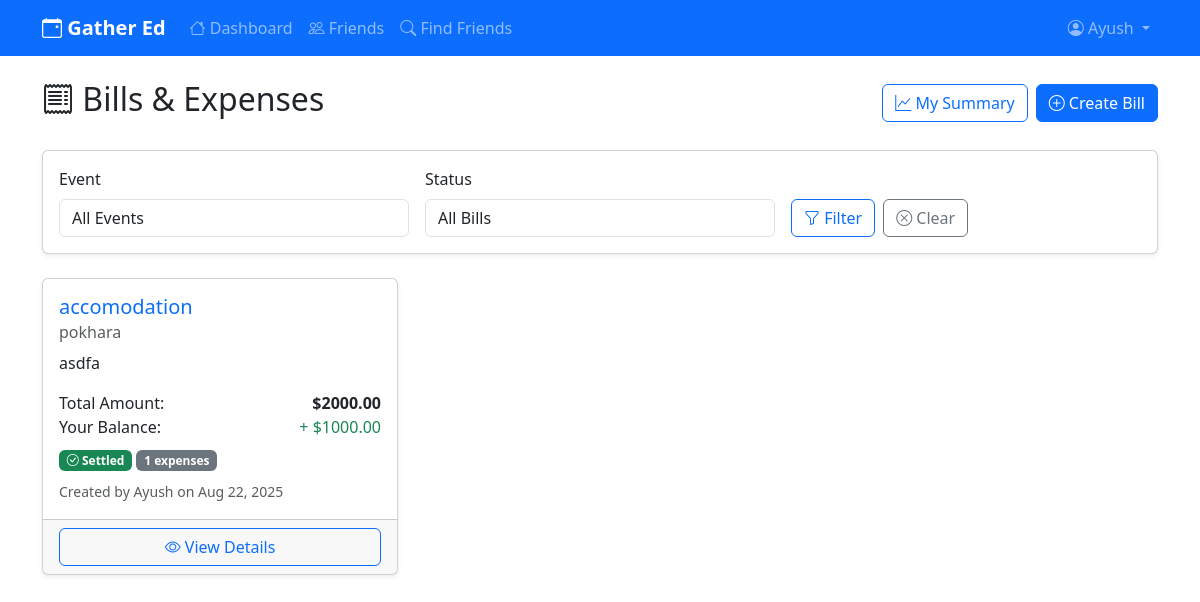
The app's page /bills/ (signed in) with its own data.
### bills/models.py (models this page shows, shortened)
class Bill(models.Model):
    event = models.ForeignKey(Event, on_delete=models.CASCADE, related_name='bills')
    title = models.CharField(max_length=200)
    description = models.TextField(blank=True)
    total_amount = models.DecimalField(max_digits=10, decimal_places=2, default=0)
    created_by = models.ForeignKey(User, on_delete=models.CASCADE)
    is_settled = models.BooleanField(default=False)
    created_at = models.DateTimeField(auto_now_add=True)
    updated_at = models.DateTimeField(auto_now=True)
    class Meta:
        ordering = ['-created_at']
    def get_split_calculation(self):
        expenses = self.expenses.all()
        participants = set()
        for expense in expenses:
            participants.add(expense.paid_by)
            participants.update(expense.shared_by.all())
        if not participants:
            return {}
        person_expenses = defaultdict(Decimal)
        person_payments = defaultdict(Decimal)
        for expense in expenses:
            person_payments[expense.paid_by] += expense.amount
            shared_by_count = expense.shared_by.count()
            if shared_by_count > 0:
                amount_per_person = expense.amount / shared_by_count
                for person in expense.shared_by.all():
                    person_expenses[person] += amount_per_person
        balances = {}
        for person in participants:
            balances[person] = person_payments[person] - person_expenses[person]
        settlements = []
        debtors = [(person, -balance) for person, balance in balances.items() if balance < 0]
        creditors = [(person, balance) for person, balance in balances.items() if balance > 0]
        debtors.sort(key=lambda x: x[1], reverse=True)  # Largest debts first
        creditors.sort(key=lambda x: x[1], reverse=True)  # Largest credits first
        i = j = 0
        while i < len(debtors) and j < len(creditors):
            debtor, debt = debtors[i]
            creditor, credit = creditors[j]
            settlement_amount = min(debt, credit)
            if settlement_amount > 0.01:  # Avoid tiny settlements
                settlements.append({
                    'from_user': debtor,
                    'to_user': creditor,
                    'amount': round(settlement_amount, 2)
                })
            debtors[i] = (debtor, debt - settlement_amount)
            creditors[j] = (creditor, credit - settlement_amount)
            if debtors[i][1] <= 0.01:
                i += 1
            if creditors[j][1] <= 0.01:
                j += 1
        return {
            'balances': {person: round(balance, 2) for person, balance in balances.items()},
            'settlements': settlements,
            'total_amount': self.total_amount
        }

### eventpollapp/models.py (models this page shows, shortened)
class Event(models.Model):
    title = models.CharField(max_length=200)
    description = models.TextField()
    creator = models.ForeignKey(User, on_delete=models.CASCADE, related_name='created_events')
    required_role = models.ForeignKey(Role, on_delete=models.CASCADE, null=True, blank=True)
    is_date_finalized = models.BooleanField(default=False)
    finalized_date = models.DateTimeField(null=True, blank=True)
    location = models.CharField(max_length=300, blank=True)
    created_at = models.DateTimeField(auto_now_add=True)
    updated_at = models.DateTimeField(auto_now=True)
    class Meta:
        ordering = ['-created_at']

### bills/views.py (the view)
# urls.py: path('', views.bill_list, name='bill_list'),
@login_required
def bill_list(request):
    filter_form = BillFilterForm(request.user, request.GET)
    bills = Bill.objects.filter(
        Q(event__creator=request.user) | Q(event__participants__user=request.user)
    ).distinct().select_related('event', 'created_by')
    if filter_form.is_valid():
        event_id = filter_form.cleaned_data.get('event')
        settlement_status = filter_form.cleaned_data.get('settlement_status')
        if event_id:
            bills = bills.filter(event_id=event_id)
        if settlement_status == 'settled':
            bills = bills.filter(is_settled=True)
        elif settlement_status == 'unsettled':
            bills = bills.filter(is_settled=False)
    for bill in bills:
        bill.expense_count = bill.expenses.count()
        bill.user_balance = bill.get_split_calculation().get('balances', {}).get(request.user, 0)
    context = {
        'bills': bills,
        'filter_form': filter_form,
    }
    return render(request, 'bills/bill_list.html', context)

### bills/forms.py
class BillFilterForm(forms.Form):
    EVENT_CHOICES = [
        ('', 'All Events'),
    ]
    SETTLEMENT_CHOICES = [
        ('', 'All Bills'),
        ('settled', 'Settled'),
        ('unsettled', 'Unsettled'),
    ]
    event = forms.ChoiceField(
        choices=EVENT_CHOICES,
        required=False,
        widget=forms.Select(attrs={'class': 'form-control'})
    )
    settlement_status = forms.ChoiceField(
        choices=SETTLEMENT_CHOICES,
        required=False,
        widget=forms.Select(attrs={'class': 'form-control'})
    )
    def __init__(self, user, *args, **kwargs):
        super().__init__(*args, **kwargs)
        from django.db.models import Q
        user_events = Event.objects.filter(
            Q(creator=user) | Q(participants__user=user)
        ).distinct()
        event_choices = [('', 'All Events')]
        for event in user_events:
            event_choices.append((event.id, event.title))
        self.fields['event'].choices = event_choices

### templates/bills/bill_list.html (shortened to what this page needs)
{% extends 'base.html' %}
{% block content %}
<div class="container mt-4">
    <div class="d-flex justify-content-between align-items-center mb-4">
        <h2><i class="bi bi-receipt"></i> Bills & Expenses</h2>
        <div class="d-flex gap-2">
            <a href="{% url 'bills:user_summary' %}" class="btn btn-outline-primary">
                <i class="bi bi-graph-up"></i> My Summary
            </a>
            <a href="{% url 'bills:create_bill' %}" class="btn btn-primary">
                <i class="bi bi-plus-circle"></i> Create Bill
            </a>
        </div>
    </div>
    <div class="card mb-4">
        <div class="card-body">
            <form method="get" class="row g-3">
                <div class="col-md-4">
                    <label class="form-label">Event</label>
                    {{ filter_form.event }}
                </div>
                <div class="col-md-4">
                    <label class="form-label">Status</label>
                    {{ filter_form.settlement_status }}
                </div>
                <div class="col-md-4 d-flex align-items-end">
                    <button type="submit" class="btn btn-outline-primary me-2">
                        <i class="bi bi-funnel"></i> Filter
                    </button>
                    <a href="{% url 'bills:bill_list' %}" class="btn btn-outline-secondary">
                        <i class="bi bi-x-circle"></i> Clear
                    </a>
                </div>
            </form>
        </div>
    </div>
    {% if bills %}
        <div class="row">
            {% for bill in bills %}
            <div class="col-md-6 col-lg-4 mb-4">
                <div class="card h-100">
                    <div class="card-body">
                        <h5 class="card-title">
                            <a href="{% url 'bills:bill_detail' bill.id %}" class="text-decoration-none">
                                {{ bill.title }}
                            </a>
                        </h5>
                        <h6 class="card-subtitle mb-2 text-muted">{{ bill.event.title }}</h6>
                        <p class="card-text">{{ bill.description|truncatechars:80 }}</p>
                        <div class="mb-2">
                            <div class="d-flex justify-content-between">
                                <span>Total Amount:</span>
                                <strong>${{ bill.total_amount|floatformat:2 }}</strong>
                            </div>
                            <div class="d-flex justify-content-between">
                                <span>Your Balance:</span>
                                <span class="{% if bill.user_balance > 0 %}text-success{% elif bill.user_balance < 0 %}text-danger{% else %}text-muted{% endif %}">
                                    {% if bill.user_balance > 0 %}+{% endif %} ${{ bill.user_balance|floatformat:2 }}
                                </span>
                            </div>
                        </div>
                        <div class="mb-2">
                            {% if bill.is_settled %}
                                <span class="badge bg-success">
                                    <i class="bi bi-check-circle"></i> Settled
                                </span>
                            {% else %}
                                <span class="badge bg-warning">
                                    <i class="bi bi-clock"></i> Unsettled
                                </span>
                            {% endif %}
                            <span class="badge bg-secondary">
                                {{ bill.expense_count }} expenses
                            </span>
                        </div>
                        <small class="text-muted">
                            Created by {{ bill.created_by.username }} on {{ bill.created_at|date:"M d, Y" }}
                        </small>
                    </div>
                    <div class="card-footer">
                        <a href="{% url 'bills:bill_detail' bill.id %}" class="btn btn-outline-primary w-100">
                            <i class="bi bi-eye"></i> View Details
                        </a>
                    </div>
                </div>
            </div>
            {% endfor %}
        </div>
    {% endif %}
</div>
{% endblock %}

### templates/base.html (shortened to what this page needs)
<!DOCTYPE html>
<html lang="en">
<head>
    <link href="https://cdn.jsdelivr.net/npm/bootstrap@5.3.0/dist/css/bootstrap.min.css" rel="stylesheet">
    <link rel="stylesheet" href="https://cdn.jsdelivr.net/npm/bootstrap-icons@1.10.0/font/bootstrap-icons.css">
</head>
<body>
    <nav class="navbar navbar-expand-lg navbar-dark bg-primary">
        <div class="container">
            <a class="navbar-brand" href="{% if user.is_authenticated %}{% url 'eventpollapp:dashboard' %}{% else %}{% url 'accounts:login' %}{% endif %}">
                <i class="bi bi-calendar-event"></i> Gather Ed
            </a>
            <div class="collapse navbar-collapse" id="navbarNav">
                {% if user.is_authenticated %}
                <ul class="navbar-nav me-auto">
                    <li class="nav-item">
                        <a class="nav-link" href="{% url 'eventpollapp:dashboard' %}">
                            <i class="bi bi-house"></i> Dashboard
                        </a>
                    </li>
                    <li class="nav-item">
                        <a class="nav-link" href="{% url 'accounts:friends' %}">
                            <i class="bi bi-people"></i> Friends
                        </a>
                    </li>
                    <li class="nav-item">
                        <a class="nav-link" href="{% url 'accounts:search_users' %}">
                            <i class="bi bi-search"></i> Find Friends
                        </a>
                    </li>
                </ul>
                <ul class="navbar-nav">
                    <li class="nav-item dropdown">
                        <a class="nav-link dropdown-toggle" href="#" id="navbarDropdown" role="button" data-bs-toggle="dropdown">
                            <i class="bi bi-person-circle"></i> {{ user.username }}
                        </a>
                    </li>
                </ul>
                {% endif %}
            </div>
        </div>
    </nav>
    <div class="container-fluid">
        {% block content %}{% endblock %}
    </div>
</body>
</html>

### templates/base.html (style rules this page uses)
.navbar-brand { font-weight: bold; color: #ffffff !important; }
.card { box-shadow: 0 0.125rem 0.25rem rgba(0, 0, 0, 0.075); }

### records on screen
Bill: title "accomodation", event "pokhara", description "asdfa", total_amount "2000.00", user_balance "1000.00", is_settled True (drawn), expense_count "1", created_by.username "Ayush", created_at "Aug 22, 2025"

### other values on screen
{{ user.username }} "Ayush"
